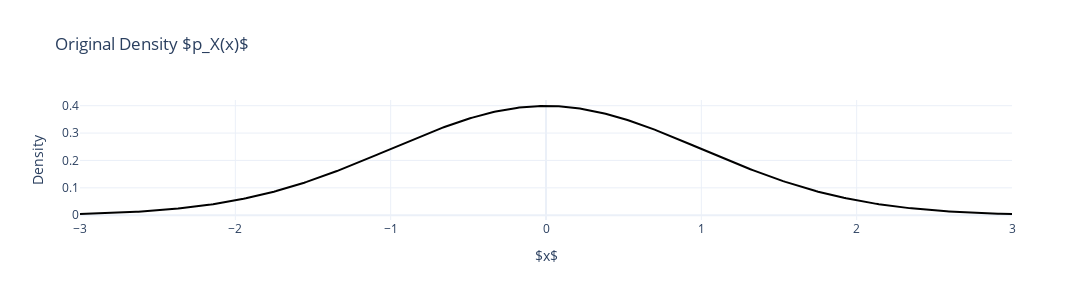

Write notebook code for a chart like this one.
### Markdown cell above
## 5. Compute and Plot the Original Density $p_X(x)$

Compute the standard normal density using scipy.stats and plot it over the domain using Plotly.

### Code cell
# Standard normal density
p_x = torch.from_numpy(norm.pdf(x, loc=0, scale=1))

fig_px = go.Figure()
fig_px.add_trace(
    go.Scatter(
        x=x,
        y=p_x,
        mode="lines",
        line=dict(color="black"),
        name="$p_X(x)$ (standard normal)",
    )
)
fig_px.update_layout(
    title="Original Density $p_X(x)$",
    xaxis_title="$x$",
    yaxis_title="Density",
    legend=dict(itemsizing="constant"),
    width=1300,
    height=300,
)
fig_px.show()

### Figure 1 — Plotly figure (JSON) as saved in the notebook; plotly's stock layout.template omitted (floating-point values rounded to 4 significant figures; data arrays with more than 128 entries replaced by an {"elided": "..."} marker saying what was removed)
{"data": [{"line": {"color": "black"}, "mode": "lines", "name": "$p_X(x)$ (standard normal)", "type": "scatter", "x": {"elided": "400 float values"}, "y": {"elided": "400 float values"}}], "layout": {"height": 300, "legend": {"itemsizing": "constant"}, "title": {"text": "Original Density $p_X(x)$"}, "width": 1300, "xaxis": {"title": {"text": "$x$"}}, "yaxis": {"title": {"text": "Density"}}}}
